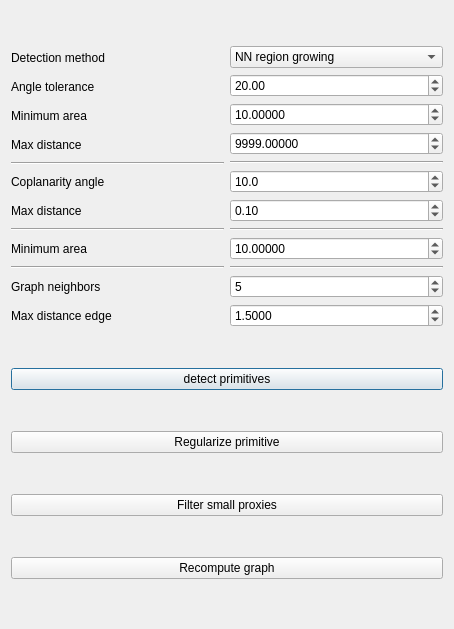
<?xml version="1.0" encoding="UTF-8"?>
<ui version="4.0">
 <class>Menu_detect_primitive</class>
 <widget class="QDialog" name="Menu_detect_primitive">
  <property name="enabled">
   <bool>true</bool>
  </property>
  <property name="geometry">
   <rect>
    <x>0</x>
    <y>0</y>
    <width>454</width>
    <height>629</height>
   </rect>
  </property>
  <property name="windowTitle">
   <string>Plane detection (by region growing)</string>
  </property>
  <layout class="QVBoxLayout" name="verticalLayout_3">
   <item>
    <layout class="QHBoxLayout" name="horizontalLayout">
     <item>
      <layout class="QVBoxLayout" name="verticalLayout">
       <item>
        <widget class="QLabel" name="label_15">
         <property name="text">
          <string>Detection method</string>
         </property>
        </widget>
       </item>
       <item>
        <widget class="QLabel" name="label_2">
         <property name="text">
          <string>Angle tolerance</string>
         </property>
        </widget>
       </item>
       <item>
        <widget class="QLabel" name="label_5">
         <property name="text">
          <string>Minimum area</string>
         </property>
        </widget>
       </item>
       <item>
        <widget class="QLabel" name="label_11">
         <property name="text">
          <string>Max distance</string>
         </property>
        </widget>
       </item>
       <item>
        <widget class="Line" name="line">
         <property name="orientation">
          <enum>Qt::Horizontal</enum>
         </property>
        </widget>
       </item>
       <item>
        <widget class="QLabel" name="label">
         <property name="text">
          <string>Coplanarity angle</string>
         </property>
        </widget>
       </item>
       <item>
        <widget class="QLabel" name="label_4">
         <property name="text">
          <string>Max distance</string>
         </property>
        </widget>
       </item>
       <item>
        <widget class="Line" name="line_3">
         <property name="orientation">
          <enum>Qt::Horizontal</enum>
         </property>
        </widget>
       </item>
       <item>
        <widget class="QLabel" name="label_10">
         <property name="text">
          <string>Minimum area</string>
         </property>
        </widget>
       </item>
       <item>
        <widget class="Line" name="line_5">
         <property name="orientation">
          <enum>Qt::Horizontal</enum>
         </property>
        </widget>
       </item>
       <item>
        <widget class="QLabel" name="label_3">
         <property name="text">
          <string>Graph neighbors</string>
         </property>
        </widget>
       </item>
       <item>
        <widget class="QLabel" name="label_6">
         <property name="text">
          <string>Max distance edge</string>
         </property>
        </widget>
       </item>
      </layout>
     </item>
     <item>
      <layout class="QVBoxLayout" name="verticalLayout_2">
       <item>
        <widget class="QComboBox" name="comboBox_detect_method">
         <item>
          <property name="text">
           <string>NN region growing</string>
          </property>
         </item>
         <item>
          <property name="text">
           <string>David region growing</string>
          </property>
         </item>
         <item>
          <property name="text">
           <string>Mesh region growing</string>
          </property>
         </item>
         <item>
          <property name="text">
           <string>Florent region growing</string>
          </property>
         </item>
        </widget>
       </item>
       <item>
        <widget class="QDoubleSpinBox" name="doubleSpinBox_max_angle">
         <property name="decimals">
          <number>2</number>
         </property>
         <property name="maximum">
          <double>90.000000000000000</double>
         </property>
         <property name="singleStep">
          <double>0.100000000000000</double>
         </property>
         <property name="value">
          <double>20.000000000000000</double>
         </property>
        </widget>
       </item>
       <item>
        <widget class="QDoubleSpinBox" name="doubleSpinBox_min_area">
         <property name="decimals">
          <number>5</number>
         </property>
         <property name="minimum">
          <double>0.000000000000000</double>
         </property>
         <property name="maximum">
          <double>10000.000000000000000</double>
         </property>
         <property name="singleStep">
          <double>2.500000000000000</double>
         </property>
         <property name="value">
          <double>10.000000000000000</double>
         </property>
        </widget>
       </item>
       <item>
        <widget class="QDoubleSpinBox" name="doubleSpinBox_maxdist">
         <property name="decimals">
          <number>5</number>
         </property>
         <property name="maximum">
          <double>999999999.000000000000000</double>
         </property>
         <property name="value">
          <double>9999.000000000000000</double>
         </property>
        </widget>
       </item>
       <item>
        <widget class="Line" name="line_2">
         <property name="orientation">
          <enum>Qt::Horizontal</enum>
         </property>
        </widget>
       </item>
       <item>
        <widget class="QDoubleSpinBox" name="doubleSpinBox_coplanarity">
         <property name="decimals">
          <number>1</number>
         </property>
         <property name="maximum">
          <double>90.000000000000000</double>
         </property>
         <property name="singleStep">
          <double>0.100000000000000</double>
         </property>
         <property name="value">
          <double>10.000000000000000</double>
         </property>
        </widget>
       </item>
       <item>
        <widget class="QDoubleSpinBox" name="doubleSpinBox_max_distance">
         <property name="decimals">
          <number>2</number>
         </property>
         <property name="minimum">
          <double>0.000000000000000</double>
         </property>
         <property name="maximum">
          <double>9999.000000000000000</double>
         </property>
         <property name="singleStep">
          <double>0.100000000000000</double>
         </property>
         <property name="value">
          <double>0.100000000000000</double>
         </property>
        </widget>
       </item>
       <item>
        <widget class="Line" name="line_4">
         <property name="orientation">
          <enum>Qt::Horizontal</enum>
         </property>
        </widget>
       </item>
       <item>
        <widget class="QDoubleSpinBox" name="doubleSpinBox_min_area_filter">
         <property name="decimals">
          <number>5</number>
         </property>
         <property name="maximum">
          <double>9999.000000000000000</double>
         </property>
         <property name="singleStep">
          <double>0.100000000000000</double>
         </property>
         <property name="value">
          <double>10.000000000000000</double>
         </property>
        </widget>
       </item>
       <item>
        <widget class="Line" name="line_6">
         <property name="orientation">
          <enum>Qt::Horizontal</enum>
         </property>
        </widget>
       </item>
       <item>
        <widget class="QSpinBox" name="spinBox_nb_neighbors">
         <property name="maximum">
          <number>50</number>
         </property>
         <property name="value">
          <number>5</number>
         </property>
        </widget>
       </item>
       <item>
        <widget class="QDoubleSpinBox" name="doubleSpinBox_max_graph_length">
         <property name="decimals">
          <number>4</number>
         </property>
         <property name="maximum">
          <double>100000000.000000000000000</double>
         </property>
         <property name="value">
          <double>1.500000000000000</double>
         </property>
        </widget>
       </item>
      </layout>
     </item>
    </layout>
   </item>
   <item>
    <widget class="QPushButton" name="pushButton_detect">
     <property name="text">
      <string>detect primitives</string>
     </property>
    </widget>
   </item>
   <item>
    <widget class="QPushButton" name="pushButton_regularize">
     <property name="text">
      <string>Regularize primitive</string>
     </property>
    </widget>
   </item>
   <item>
    <widget class="QPushButton" name="pushButton_small_proxies">
     <property name="text">
      <string>Filter small proxies</string>
     </property>
    </widget>
   </item>
   <item>
    <widget class="QPushButton" name="pushButton_recompute_graph">
     <property name="text">
      <string>Recompute graph</string>
     </property>
    </widget>
   </item>
  </layout>
 </widget>
 <resources/>
 <connections/>
</ui>
